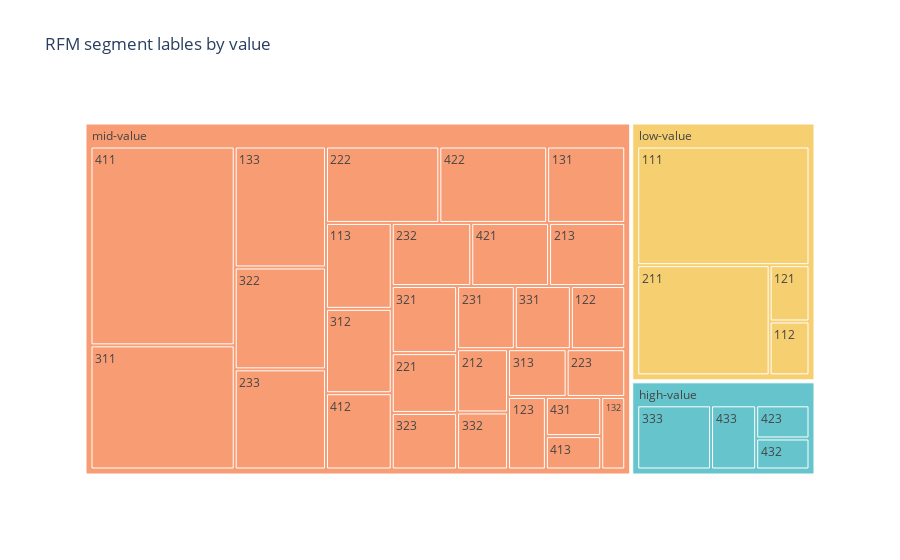

Notebook source saved alongside this figure:
### Code cell
tree_map=px.treemap(segment_product_counts,
                    path=["RFM_SegmentLables","CustomerSegment"],
                    values='count',
                    color_discrete_sequence=px.colors.qualitative.Pastel,
                    color='RFM_SegmentLables',
                    title="RFM segment lables by value")
tree_map.show()

### Figure 1 — Plotly figure (JSON) as saved in the notebook; plotly's stock layout.template omitted (floating-point values rounded to 4 significant figures)
{"data": [{"branchvalues": "total", "customdata": [["high-value"], ["high-value"], ["high-value"], ["high-value"], ["low-value"], ["low-value"], ["low-value"], ["low-value"], ["mid-value"], ["mid-value"], ["mid-value"], ["mid-value"], ["mid-value"], ["mid-value"], ["mid-value"], ["mid-value"], ["mid-value"], ["mid-value"], ["mid-value"], ["mid-value"], ["mid-value"], ["mid-value"], ["mid-value"], ["mid-value"], ["mid-value"], ["mid-value"], ["mid-value"], ["mid-value"], ["mid-value"], ["mid-value"], ["mid-value"], ["mid-value"], ["mid-value"], ["mid-value"], ["mid-value"], ["mid-value"], ["high-value"], ["low-value"], ["mid-value"]], "domain": {"x": [0, 1], "y": [0, 1]}, "hovertemplate": "labels=%{label}<br>count=%{value}<br>parent=%{parent}<br>id=%{id}<br>RFM_SegmentLables=%{customdata[0]}<extra></extra>", "ids": ["high-value/433", "high-value/423", "high-value/333", "high-value/432", "low-value/211", "low-value/111", "low-value/112", "low-value/121", "mid-value/131", "mid-value/431", "mid-value/422", "mid-value/421", "mid-value/413", "mid-value/412", "mid-value/411", "mid-value/113", "mid-value/332", "mid-value/331", "mid-value/323", "mid-value/322", "mid-value/321", "mid-value/313", "mid-value/312", "mid-value/311", "mid-value/232", "mid-value/231", "mid-value/223", "mid-value/222", "mid-value/221", "mid-value/213", "mid-value/212", "mid-value/122", "mid-value/133", "mid-value/132", "mid-value/123", "mid-value/233", "high-value", "low-value", "mid-value"], "labels": ["433", "423", "333", "432", "211", "111", "112", "121", "131", "431", "422", "421", "413", "412", "411", "113", "332", "331", "323", "322", "321", "313", "312", "311", "232", "231", "223", "222", "221", "213", "212", "122", "133", "132", "123", "233", "high-value", "low-value", "mid-value"], "marker": {"colors": ["rgb(102, 197, 204)", "rgb(102, 197, 204)", "rgb(102, 197, 204)", "rgb(102, 197, 204)", "rgb(246, 207, 113)", "rgb(246, 207, 113)", "rgb(246, 207, 113)", "rgb(246, 207, 113)", "rgb(248, 156, 116)", "rgb(248, 156, 116)", "rgb(248, 156, 116)", "rgb(248, 156, 116)", "rgb(248, 156, 116)", "rgb(248, 156, 116)", "rgb(248, 156, 116)", "rgb(248, 156, 116)", "rgb(248, 156, 116)", "rgb(248, 156, 116)", "rgb(248, 156, 116)", "rgb(248, 156, 116)", "rgb(248, 156, 116)", "rgb(248, 156, 116)", "rgb(248, 156, 116)", "rgb(248, 156, 116)", "rgb(248, 156, 116)", "rgb(248, 156, 116)", "rgb(248, 156, 116)", "rgb(248, 156, 116)", "rgb(248, 156, 116)", "rgb(248, 156, 116)", "rgb(248, 156, 116)", "rgb(248, 156, 116)", "rgb(248, 156, 116)", "rgb(248, 156, 116)", "rgb(248, 156, 116)", "rgb(248, 156, 116)", "rgb(102, 197, 204)", "rgb(246, 207, 113)", "rgb(248, 156, 116)"]}, "name": "", "parents": ["high-value", "high-value", "high-value", "high-value", "low-value", "low-value", "low-value", "low-value", "mid-value", "mid-value", "mid-value", "mid-value", "mid-value", "mid-value", "mid-value", "mid-value", "mid-value", "mid-value", "mid-value", "mid-value", "mid-value", "mid-value", "mid-value", "mid-value", "mid-value", "mid-value", "mid-value", "mid-value", "mid-value", "mid-value", "mid-value", "mid-value", "mid-value", "mid-value", "mid-value", "mid-value", "", "", ""], "type": "treemap", "values": [77, 47, 126, 44, 299, 419, 44, 46, 113, 41, 156, 93, 35, 95, 543, 107, 55, 67, 70, 176, 83, 53, 105, 339, 95, 69, 53, 164, 74, 91, 61, 65, 209, 33, 52, 173, 294, 808, 3270]}], "layout": {"legend": {"tracegroupgap": 0}, "title": {"text": "RFM segment lables by value"}, "treemapcolorway": ["rgb(102, 197, 204)", "rgb(246, 207, 113)", "rgb(248, 156, 116)", "rgb(220, 176, 242)", "rgb(135, 197, 95)", "rgb(158, 185, 243)", "rgb(254, 136, 177)", "rgb(201, 219, 116)", "rgb(139, 224, 164)", "rgb(180, 151, 231)", "rgb(179, 179, 179)"]}}
